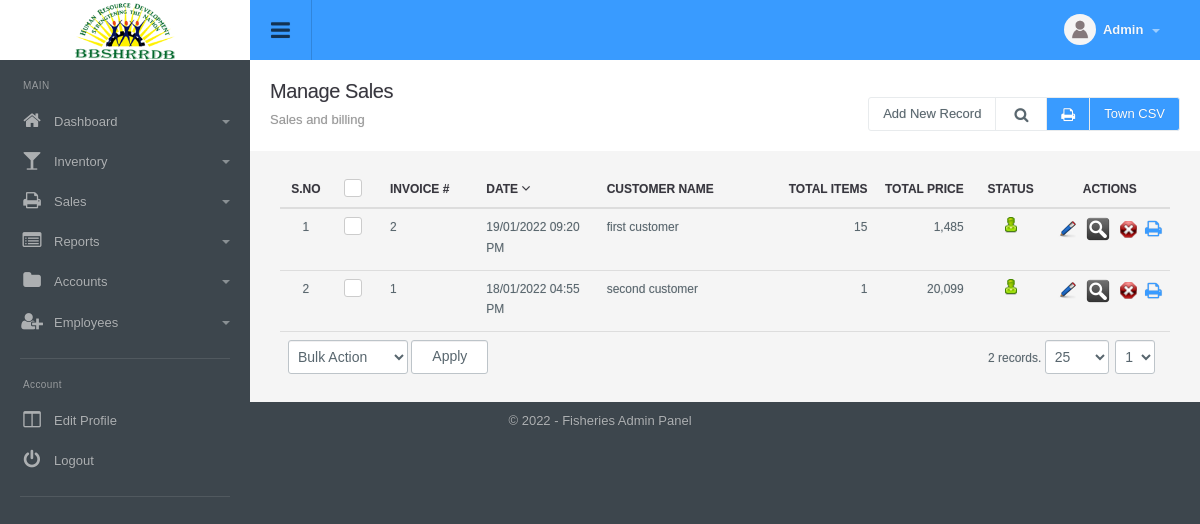
The page /sales_manage.php (signed in) on the database as committed earlier.
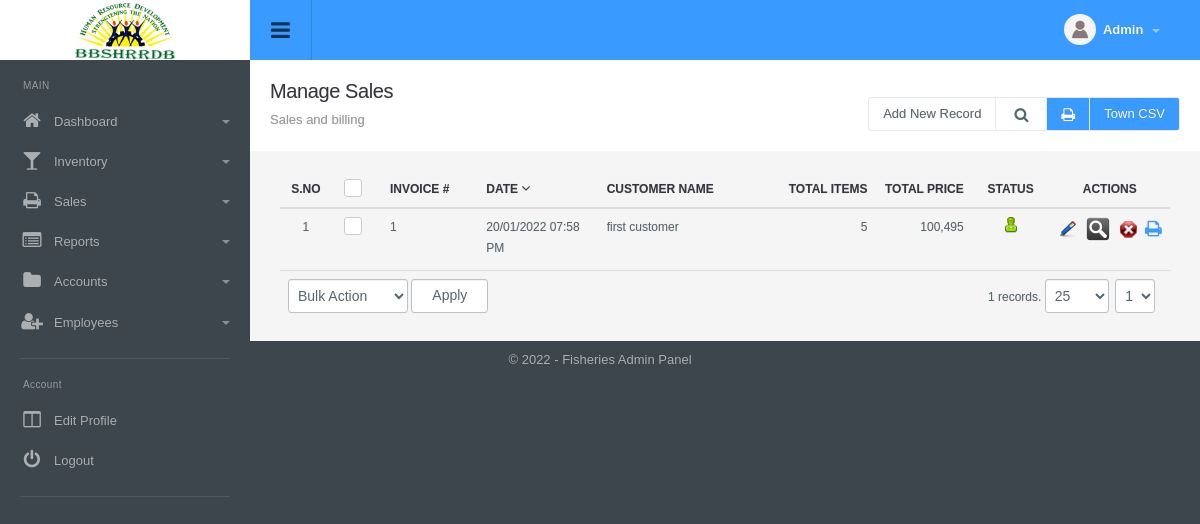
The same page on the database as committed later.
### tables this page shows
CREATE TABLE `menu` (
  `id` int(11) NOT NULL,
  `title` varchar(100) NOT NULL,
  `url` varchar(100) NOT NULL,
  `parent_id` int(11) NOT NULL,
  `depth` int(1) NOT NULL,
  `sortorder` int(11) NOT NULL,
  `icon` varchar(200) NOT NULL,
  `small_icon` varchar(200) NOT NULL
);

CREATE TABLE `sales` (
  `id` int(11) NOT NULL,
  `datetime_added` datetime NOT NULL,
  `type` int(1) NOT NULL DEFAULT '0',
  `customer_name` varchar(200) NOT NULL,
  `phone` varchar(50) NOT NULL,
  `address` varchar(1000) NOT NULL,
  `customer_id` int(11) NOT NULL,
  `total_items` int(11) DEFAULT NULL,
  `total_price` decimal(10,2) DEFAULT NULL,
  `discount` decimal(10,2) DEFAULT NULL,
  `net_price` decimal(10,2) DEFAULT NULL,
  `customer_payment_id` int(11) DEFAULT NULL,
  `cash_receive` decimal(10,2) DEFAULT NULL,
  `cash_return` decimal(10,2) DEFAULT NULL,
  `town` int(1) DEFAULT NULL,
  `bill_image` varchar(100) DEFAULT NULL,
  `status` int(11) NOT NULL DEFAULT '1',
  `ts` timestamp NOT NULL DEFAULT CURRENT_TIMESTAMP ON UPDATE CURRENT_TIMESTAMP
);

### include/db.php (called while the page is built, shortened)
<?php
function doquery($qr,$lnk){
	@$res=mysqli_query($lnk,$qr) or die($qr." - ".mysqli_error($lnk));
	return $res;
}
function dofetch($rs){
	@$rec=mysqli_fetch_array($rs);
	return $rec;
}
function numrows($rs){
	return mysqli_num_rows($rs);
}

### include/utility.php (called while the page is built, shortened)
<?php
function get_config($var){
	global $dblink;
	$sql="select value from config_variable where `key`='".slash($var)."'";
	$resConfig=doquery($sql,$dblink);
	if(numrows($resConfig)>0){
		while($rowConfig=dofetch($resConfig))
			return unslash($rowConfig["value"]);
	}
}
function slash($str){
	if(!is_array($str))
		return utf8_encode(addslashes($str));
	else{
		for($i=0; $i<count($str); $i++)
			$str[$i]=slash($str[$i]);
		return $str;
	}
}
function unslash($str){
	return stripslashes(utf8_decode($str));
	}
function datetime_convert($date_added){
	return date("d/m/Y h:i A", strtotime($date_added));
}
function curr_format($amount){
	return ($amount<0?'(':'').number_format(abs($amount), 0, '.',',').($amount<0?')':'');
}

### modules/sales/list.php (the view, shortened to what the changed rows need)
<div class="page-header">
	<h1 class="title">Manage Sales</h1>
</div>
<div class="panel-body table-responsive">
	<table class="table table-hover list">
    	<thead>
            <tr>
                <th width="2%" class="text-center">S.no</th>
                <th class="text-center" width="3%"><div class="checkbox checkbox-primary">
                    <label for="select_all"></label></div></th>
                <th width="8%">Invoice #</th>
                <th width="10%">
                	<a href="sales_manage.php?order_by=datetime_added&order=<?php echo $order=="asc"?"desc":"asc"?>" class="sorting">
                        Date
                        <?php
                            if( $order_by == "datetime_added" ) {
                                ?>
                                <span class="sort-icon">
                                    <i class="fa fa-angle-<?php echo $order=="asc"?"up":"down"?>" data-hover_in="<?php echo $order=="asc"?"down":"up"?>" data-hover_out="<?php echo $order=="desc"?"down":"up"?>" aria-hidden="true"></i>
                                </span>
                                <?php
                            }
                            ?>
 					</a>
                </th>
                <th width="15%">Customer Name</th>
                <th class="text-right" width="8%">Total Items</th>
                <th class="text-right" width="8%">
                	<a href="sales_manage.php?order_by=total_price&order=<?php echo $order=="asc"?"desc":"asc"?>" class="sorting">
                		Total Price
                    </a>
                </th>
                <th class="text-center" width="5%">Status</th>
                <th class="text-center" width="10%">Actions</th>
            </tr>
    	</thead>
    	<tbody>
			<?php
            $rs=show_page($rows, $pageNum, $sql);
            if(numrows($rs)>0){
                $sn=1;
                while($r=dofetch($rs)){
                    $ts = strtotime( $r["datetime_added"] );
                    $count = dofetch(doquery( "select count(1) from sales where datetime_added >= '".date("Y-m-01 00:00:00", $ts)."' and datetime_added<'".date("Y-m-d H:i:s", $ts)."'", $dblink ));
                    $invoice_id = $count["count(1)"]+1;
                    ?>
                    <tr>
                        <td class="text-center"><?php echo $sn;?></td>
                        <td class="text-center"><div class="checkbox margin-t-0 checkbox-primary">
                            <label for="<?php echo "rec_".$sn?>"></label></div>
                        </td>
                        <td><?php echo $invoice_id;?></td>
                        <td><?php echo datetime_convert($r["datetime_added"]); ?></td>
                        <td><?php echo unslash($r["customer_name"]); ?></td>
                        <td class="text-right"><?php echo unslash($r["total_items"]); ?></td>
                        <td class="text-right"><?php echo curr_format(unslash($r["net_price"])); ?></td>
                        <td class="text-center"><a href="sales_manage.php?id=<?php echo $r['id'];?>&tab=status&s=<?php echo ($r["status"]==0)?1:0;?>">
                            <?php
                            if($r["status"]==0){
                                ?>
                                <img src="images/offstatus.png" alt="Off" title="Set Status On">
                                <?php
                            }
                            else{
                                ?>
                                <img src="images/onstatus.png" alt="On" title="Set Status Off">
                                <?php
                            }
                            ?>
                        </a></td>
                        <td class="text-center">
                            <a href="sales_manage.php?tab=edit&id=<?php echo $r['id'];?>"><img title="Edit Record" alt="Edit" src="images/edit.png"></a>&nbsp;&nbsp;
                            <a href="sales_manage.php?tab=print&id=<?php echo $r['id'];?>"><img title="Print Record" alt="Print" src="images/view.png"></a>&nbsp;&nbsp;
                            <a onclick="return confirm('Are you sure you want to delete')" href="sales_manage.php?id=<?php echo $r['id'];?>&amp;tab=delete"><img title="Delete Record" alt="Delete" src="images/delete.png"></a>
                            <a style="font-size: 18px;vertical-align: middle;margin-left: 5px;" href="sales_manage.php?tab=print_invoice&id=<?php echo $r['id'];?>"><i class="fa fa-print" aria-hidden="true"></i></a>&nbsp;&nbsp;
                        </td>
                    </tr>
                    <?php
                    $sn++;
                }
                ?>
                <tr>
                    <td colspan="6" class="actions">
                        <select name="bulk_action" id="bulk_action" title="Choose Action">
                            <option value="null">Bulk Action</option>
                        </select>
                        <input type="button" name="apply" value="Apply" id="apply_bulk_action" class="btn btn-light" title="Apply Action"  />
                    </td>
                    <td colspan="3" class="paging" title="Paging" align="right"><?php echo pages_list($rows, "sales", $sql, $pageNum)?></td>
                </tr>
                <?php
            }
            else{
                ?>
                <tr>
                    <td colspan="8"  class="no-record">No Result Found</td>
                </tr>
                <?php
            }
            ?>
    	</tbody>
  	</table>
</div>

### include/header.php (shortened to what the changed rows need)
<!DOCTYPE html PUBLIC "-//W3C//DTD XHTML 1.0 Transitional//EN" "http://www.w3.org/TR/xhtml1/DTD/xhtml1-transitional.dtd">
<html xmlns="http://www.w3.org/1999/xhtml">
<head>
<link type="text/css" rel="stylesheet" href="css/font-awesome.min.css" />
<link type="text/css" rel="stylesheet" href="css/font-awesome.css" />
<link type="text/css" rel="stylesheet"  href="css/bootstrap.css" />
<link rel="stylesheet" href="css/bootstrap-datetimepicker.min.css" />
<link type="text/css" rel="stylesheet"  href="css/awesome-bootstrap-checkbox.css" />
<link href="css/general.css" type="text/css" rel="stylesheet" />
<link type="text/css" rel="stylesheet"  href="css/style.css" />
</head>
<body>
	<div id="wrapper" class="round_corners">
        <div class="sidebar clearfix">
       		<ul class="sidebar-panel nav">
				<?php
					$parents=doquery("select * from menu where parent_id=0 order by sortorder",$dblink);
					if(numrows($parents)>0){
						while($parent=dofetch($parents)){
						?>
						<li>
                        	<a href="<?php echo unslash($parent["url"])?>"><span class="icon color5"><i class="fa fa-<?php echo unslash($parent["small_icon"])?>"></i></span><?php echo unslash($parent["title"])?>
							<?php
								$submenus=doquery("select * from menu where parent_id='".$parent["id"]."' order by sortorder",$dblink);
								if(numrows($submenus)>0){
									?>
                                <span class="caret"></span></a>
                                <?php
                            }
							else{
								echo "</a>";
							}
							?>
						</li>
						<?php
					}
				}
				?>
         	</ul>
	    </div>
		<div class="content">

Rows that differ between the two databases and show on the page:
removed sales: invoice_id "2", datetime_added "19/01/2022 09:20 PM", customer_name "first customer", total_items "15", net_price "1,485", status 1 (drawn)
removed sales: invoice_id "1", datetime_added "18/01/2022 04:55 PM", customer_name "second customer", total_items "1", net_price "20,099", status 1 (drawn)
added sales: invoice_id "1", datetime_added "20/01/2022 07:58 PM", customer_name "first customer", total_items "5", net_price "100,495", status 1 (drawn)
Other text that changed with them:
pages_list($rows, "sales", $sql, $pageNum): "2 records." → "1 records."
